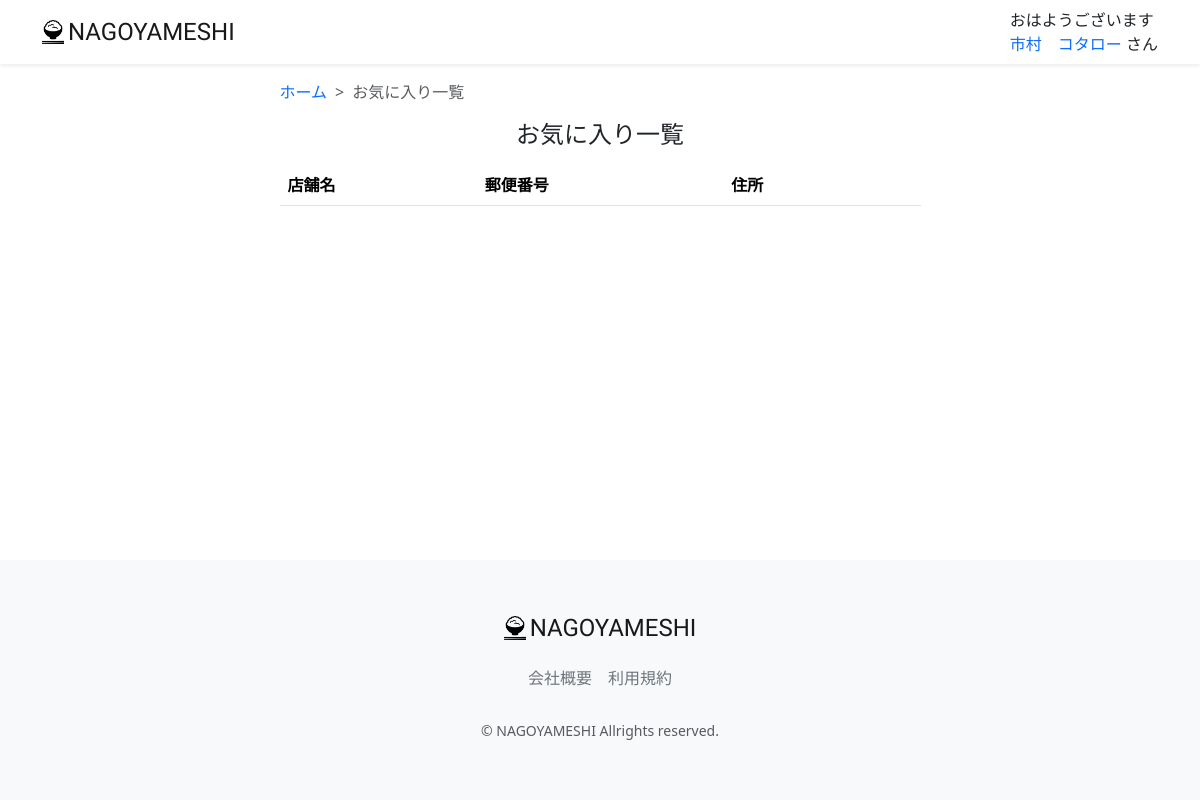
The page /favorite-list/ (signed in) on the database as committed earlier.
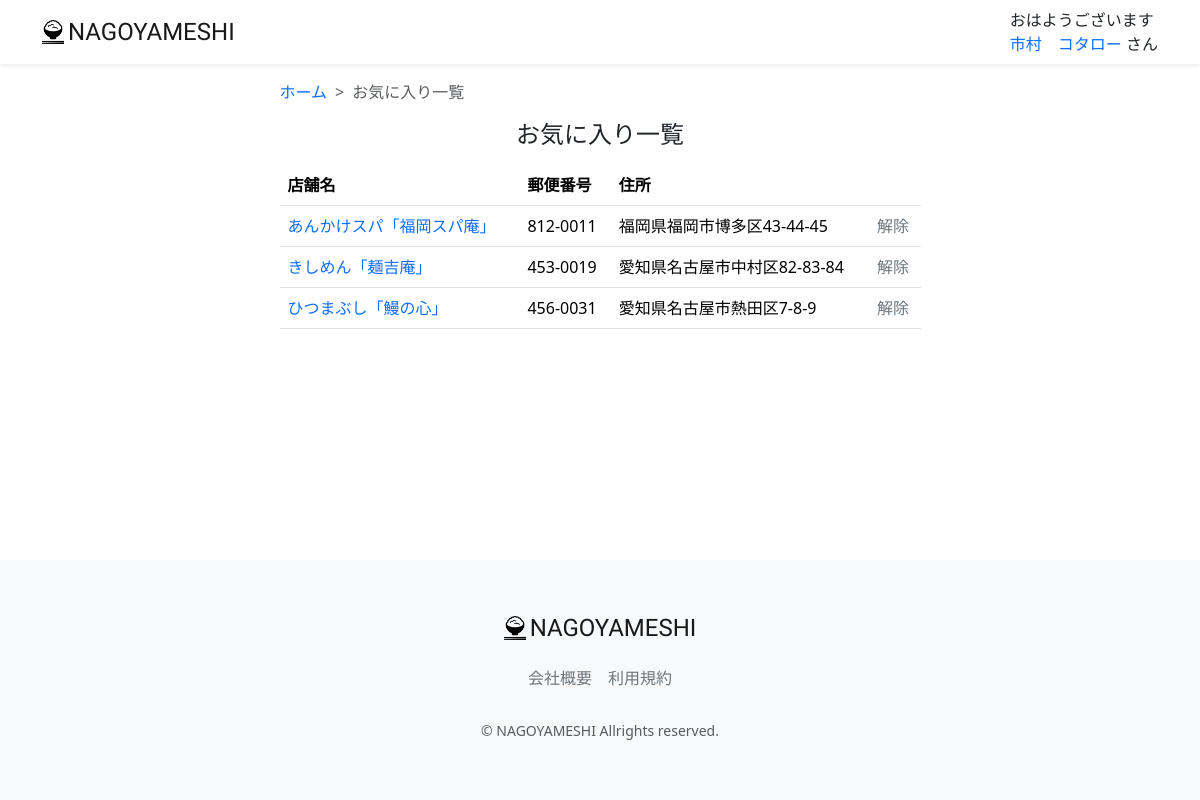
The same page on the database as committed later.
### accounts/models.py (models this page shows, shortened)
class CustomUser(AbstractUser):
    GENDER_TYPES = (
        ("男性","男性"),
        ("女性","女性"),
        ("未回答","未回答"),
    )
    user_name_kanji = models.CharField("名前" ,max_length=20, blank=False, null=False)
    user_name_kana = models.CharField("ふりがな" ,max_length=50, blank=False, null=False)
    birthday = models.CharField("生年月日" , max_length=20, null=True, blank=True)
    gender = models.CharField("性別", max_length=50, choices=GENDER_TYPES, blank=True)
    job = models.ForeignKey(Job, on_delete=models.DO_NOTHING, blank=True, null=True)
    is_subscribed = models.BooleanField(default=False, verbose_name="有料会員")
    card_name = models.CharField(max_length=128, null=True, blank=True, verbose_name="カード名義")
    card_number = models.CharField(max_length=128, null=True, blank=True, verbose_name="カード番号")
    created_day = models.DateTimeField("登録日", default=datetime.datetime.now, null=True, blank=True)
    updated_day = models.DateTimeField("更新日", default=datetime.datetime.now, null=True, blank=True)
    deleted_day = models.DateTimeField("削除日", null=True, blank=True)
    class Meta:
        verbose_name_plural = "CustomUser"

### restaurant/models.py (models this page shows, shortened)
class FavoriteRestaurant(models.Model):
    restaurant = models.ForeignKey(Restaurant, on_delete=models.PROTECT)
    user = models.ForeignKey(CustomUser, on_delete=models.PROTECT)
    class Meta:
        verbose_name_plural = "Favorite"
        constraints = [
            models.UniqueConstraint(fields=['restaurant', 'user'], name='unique_favorite')
        ]

class Restaurant(models.Model):
    name = models.CharField("店名",max_length=200, blank=False, null=False)
    description = models.CharField(verbose_name='説明', max_length=200, blank=True, null=True)
    postal_code_regex = RegexValidator(regex=r'^[0-9]+$', message = ("Postal Code must be entered in the format: '1234567'. Up to 7 digits allowed."))
    postal_code = models.CharField(validators=[postal_code_regex], max_length=7, verbose_name='郵便番号', blank=False, null=False)
    address = models.CharField("住所", max_length=200)
    tel_number_regex = RegexValidator(regex=r'^[0-9]+$', message = ("Tel Number must be entered in the format: '09012345678'. Up to 15 digits allowed."))
    tel_number = models.CharField(validators=[tel_number_regex], max_length=15, verbose_name='電話番号', blank=False, null=False)
    e_mail = models.EmailField("E-Mail", blank=True, null=True)
    url = models.URLField("店舗URL", blank=True, null=True)
    price_max = models.PositiveIntegerField("予算上限", blank=True, null=True)
    price_min = models.PositiveIntegerField("予算下限", blank=True, null=True)
    rate = models.FloatField(verbose_name="レート", default=0.0)
    min_varidator = MinValueValidator(0)
    max_varidator = MaxValueValidator(1000)
    seats_number = models.IntegerField("席数", blank=True, null=True, validators=[min_varidator, max_varidator])
    close_day_of_week = models.CharField("定休日", max_length=50, blank=True, null=True)
    category = models.ForeignKey(Category, on_delete=models.DO_NOTHING, blank=True, null=True)
    photo = models.ImageField(verbose_name='写真', blank=True, null=True)
    created_at = models.DateTimeField("登録日", auto_now_add=True)
    updated_at = models.DateTimeField("更新日", auto_now_add=True)
    deleted_at = models.DateTimeField("削除日", auto_now_add=True)
    class Meta:
        verbose_name_plural = "Restaurant"
        constraints = [
            models.UniqueConstraint(fields=['name', 'postal_code'], name='unique_restaurant')
        ]

### restaurant/views.py (the view)
# urls.py: path("favorite-list/", views.FavoriteListView.as_view(), name="favorite_list"),
class FavoriteListView(generic.ListView):
    model = models.FavoriteRestaurant
    template_name = 'favorite/favorite_list.html'
    def get_queryset(self):
        user_id = self.request.user.id
        queryset = models.FavoriteRestaurant.objects.filter(user_id=user_id)#.order_by('-created_at')
        return queryset

### restaurant/templatetags/custom_tag.py (called while the page is built)
@register.filter
def post(val:str):
    return f'{val[0:3]}-{val[3:7]}'

@register.filter
def honor(val):
    return 'さん'

@register.filter
def greet(val):
    greeting = 'ようこそ'
    now = datetime.datetime.now()
    if now.hour <= 8:
        greeting = 'おはようございます'
    elif now.hour <= 18:
        greeting = 'こんにちは'
    else:
        greeting = 'こんばんは'
    return f'{greeting}'

### restaurant/templates/favorite/favorite_list.html (shortened to what this page needs)
{% extends "layout/base.html" %}
{% load static %}
{% load custom_tag %}
{% block content %}
<main>
    <div class="container nagoyameshi-container pb-5">
        <div class="row justify-content-center">
            <div class="col-xxl-6 col-xl-7 col-lg-8 col-md-10">
                <nav class="my-3" style="--bs-breadcrumb-divider: '>';" aria-label="breadcrumb">
                    <ol class="breadcrumb mb-0">
                        <li class="breadcrumb-item">
                            <a href="{% url 'top_page'%}">ホーム</a>
                        </li>
                        <li class="breadcrumb-item active" aria-current="page">
                            お気に入り一覧
                        </li>
                    </ol>
                </nav>
                <h1 class="mb-3 text-center">お気に入り一覧</h1>
                <table class="table">
                    <thead>
                        <tr>
                            <th scope="col">店舗名</th>
                            <th scope="col">郵便番号</th>
                            <th scope="col">住所</th>
                            <th scope="col"></th>
                        </tr>
                    </thead>
                    <tbody>
                        {% for favorite in object_list %}
                        <tr>
                            <td>
                                <a href="{% url 'restaurant_detail' favorite.restaurant.id %}">
                                {{ favorite.restaurant.name }}
                                </a>
                            </td>
                            <td>{{ favorite.restaurant.postal_code|post }}</td>
                            <td> {{ favorite.restaurant.address }}</td>
                            <td>
                                <a href="#" class="link-secondary" data-bs-toggle="modal" data-bs-target="#removeFavoriteModal" data-favorite-id="{{ favorite.id }}" data-restaurant-name=" {{favorite.restaurant.name }}">
                                    解除
                                </a>
                            </td>
                        </tr>
                    </tbody>
                        {% endfor %}
                </table>
            </div>
        </div>
    </div>
</main>
{% endblock %}

### restaurant/templates/layout/base.html (shortened to what this page needs)
{% load static %}
{% load custom_tag %}
<!DOCTYPE html>
<html lang="ja">
    <head>
        <link href="https://cdn.jsdelivr.net/npm/bootstrap@5.3.3/dist/css/bootstrap.min.css" rel="stylesheet">
        <link href="{% static 'css/nagoyameshi.css' %}" rel="stylesheet">
    </head>
    <body>
        <div id="app" class="wrapper">
            <nav class="navbar navbar-expand-md navbar-light bg-white shadow-sm">
                <div class="container nagoyameshi-container">
                    <a class="navbar-brand app-name" href="{% url 'top_page' %}">
                    <div class="d-flex align-items-center">
                        <img class="nagoyameshi-logo me-1" src="{% static 'images/logo/logo.png' %}" alt="nagoyameshi">NAGOYAMESHI
                    </div>
                    </a>
                    <div class="collapse navbar-collapse" id="navbarSupportedContent">
                        <ul class="navbar-nav ms-auto">
                            {% if user.is_subscribed %}
                            <li class="nav-item dropdown">
                                {{user.user_name_kanji|greet}}
                                <br>
                                <a id="navbarDropdown" class="nav-linkdropdown-toggle" href="#" role="button" data-bs-toggle="dropdown" aria-haspopup="true" aria-expanded="false" v-pre>
                                    {{ user.user_name_kanji}}
                                </a>
                                {{user.user_name_kanji|honor}}
                            </li>
                            {% else %}
                                {% if user.is_authenticated %}
                                <li class="nav-item dropdown">
                                    {{user.user_name_kanji|greet}}<br>
                                    <a id="navbarDropdown" class="nav-linkdropdown-toggle" href="#" role="button" data-bs-toggle="dropdown" aria-haspopup="true" aria-expanded="false" v-pre>
                                        {{ user.user_name_kanji }}
                                    </a>
                                    {{user.user_name_kanji|honor}}
                                </li>
                                {% endif %}
                            {% endif %}
                        </ul>
                    </div>
                </div>
            </nav>
            {% block content %}{% endblock %}
            <footer class="bg-light">
                <div class="d-flex justify-content-center footer-logo">
                    <a class="navbar-brand app-name" href="{% url 'top_page' %}">
                        <div class="d-flex align-items-center">
                            <img class="nagoyameshi-logo me-1" src="{% static 'images/logo/logo.png' %}" alt="nagoyameshi">
                               NAGOYAMESHI
                        </div>
                    </a>
                </div>
                <div class="d-flex justify-content-center footer-link">
                    <a href="{% url 'company_page' %}" class="link-secondary me-3">会社概要</a>
                    <a href="{% url 'terms_page' %}" class="link-secondary">利用規約</a>
                </div>
                <p class="text-center text-muted small mb-0">&copy; NAGOYAMESHI Allrights reserved.</p>
            </footer>
        </div>
    </body>
</html>

### static/css/nagoyameshi.css (style rules this page uses)
.wrapper { min-height: 100vh; position: relative; padding-bottom: 240px; box-sizing: border-box; }
.nagoyameshi-logo { height: 24px; }
.app-name { font-family: 'Carter One', cursive; font-size: 24px; color: #191919; }
footer { width: 100%; height: 240px; position: absolute; bottom: 0; padding: 50px 15px; }
.footer-logo { margin-bottom: 20px; }
.footer-link { margin-bottom: 30px; }
h1 { font-size: 1.5rem; }
a { text-decoration: none !important; }

Rows that differ between the two databases and show on the page:
changed CustomUser "おはようございます": is_subscribed False → True (drawn)
added FavoriteRestaurant: restaurant.name "あんかけスパ「福岡スパ庵」", restaurant.postal_code|post "812-0011", restaurant.address "福岡県福岡市博多区43-44-45"
added FavoriteRestaurant: restaurant.name "きしめん「麺吉庵」", restaurant.postal_code|post "453-0019", restaurant.address "愛知県名古屋市中村区82-83-84"
added FavoriteRestaurant: restaurant.name "ひつまぶし「鰻の心」", restaurant.postal_code|post "456-0031", restaurant.address "愛知県名古屋市熱田区7-8-9"
